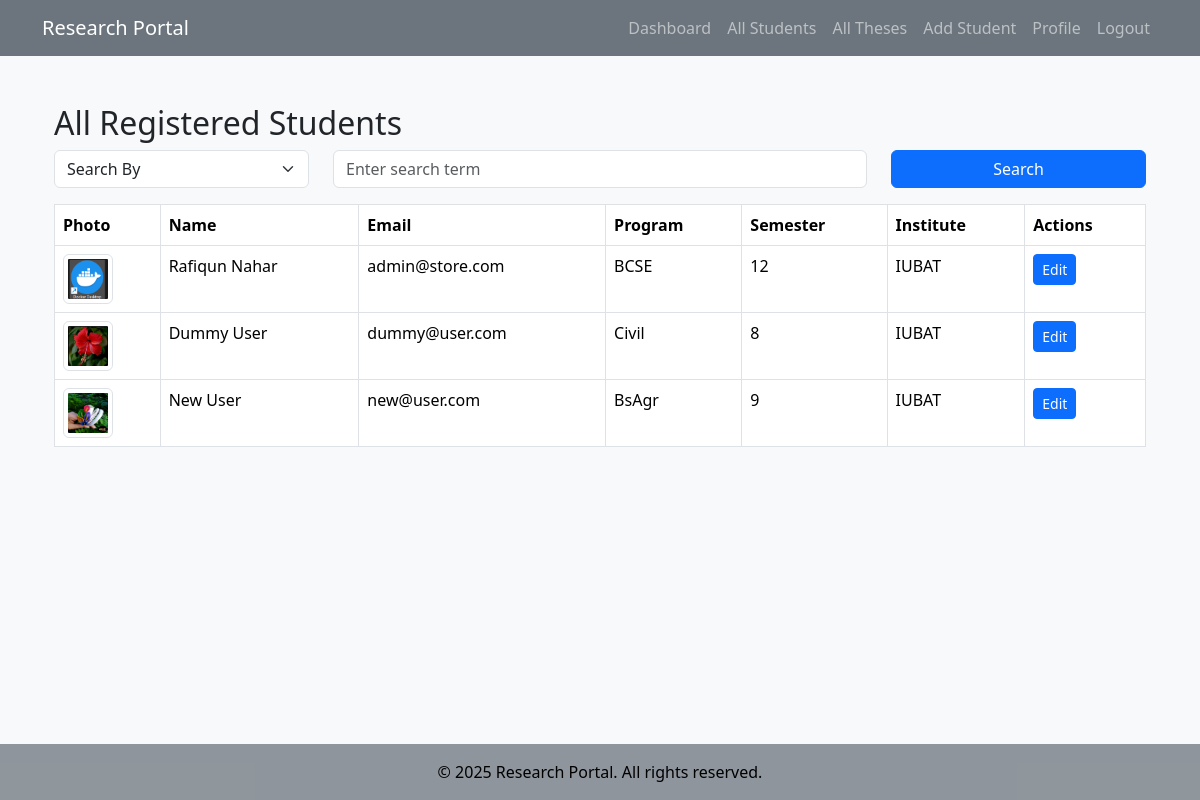
Screenshot of /research_portal/students.php (signed in) with the database file from the repository.
### tables this page shows
CREATE TABLE IF NOT EXISTS `users` (
  `id` int NOT NULL AUTO_INCREMENT,
  `first_name` varchar(50) NOT NULL,
  `last_name` varchar(50) NOT NULL,
  `email` varchar(100) NOT NULL,
  `password` varchar(255) NOT NULL,
  `city` varchar(50) DEFAULT NULL,
  `country` varchar(50) DEFAULT NULL,
  `program_name` varchar(100) DEFAULT NULL,
  `institute_name` varchar(100) DEFAULT NULL,
  `role` enum('student','faculty') NOT NULL,
  `profile_picture` varchar(255) DEFAULT NULL,
  `created_at` timestamp NULL DEFAULT CURRENT_TIMESTAMP,
  `profile_photo` varchar(255) DEFAULT NULL,
  `semester` varchar(50) DEFAULT NULL,
  `designation` varchar(100) DEFAULT NULL,
  `department` varchar(100) DEFAULT NULL,
  `registered_at` timestamp NULL DEFAULT CURRENT_TIMESTAMP,
  PRIMARY KEY (`id`),
  UNIQUE KEY `email` (`email`)
);

### research_portal/students.php (the view, shortened to what this page needs)
<?php
require_once 'includes/config.php';
include 'includes/header.php';
$search_value = $_GET['search_value'] ?? '';
$sql = "SELECT id, first_name, last_name, email, program_name, institute_name, semester, profile_photo
        FROM users
        WHERE role = 'student'";
$result = $connection->query($sql);
?>
<div class="container">
    <h2>All Registered Students</h2>
    <form method="GET" action="students.php" class="mb-3">
        <div class="row">
            <div class="col-md-3">
                <select name="search_column" class="form-select" required>
                    <option value="" disabled selected>Search By</option>
                </select>
            </div>
            <div class="col-md-6">
                <input type="text" name="search_value" class="form-control" placeholder="Enter search term" value="<?php echo htmlspecialchars($search_value); ?>" required>
            </div>
            <div class="col-md-3">
                <button type="submit" class="btn btn-primary w-100">Search</button>
            </div>
        </div>
    </form>
    <?php if ($result && $result->num_rows > 0): ?>
        <table class="table table-bordered">
            <thead>
                <tr>
                    <th>Photo</th>
                    <th>Name</th>
                    <th>Email</th>
                    <th>Program</th>
                    <th>Semester</th>
                    <th>Institute</th>
                    <th>Actions</th>
                </tr>
            </thead>
            <tbody>
                <?php while ($row = $result->fetch_assoc()): ?>
                    <tr>
                        <td>
                            <?php if (!empty($row['profile_photo'])): ?>
                                <img src="<?php echo htmlspecialchars($row['profile_photo']); ?>" alt="Profile Photo" class="img-thumbnail" style="width: 50px; height: 50px;">
                            <?php else: ?>
                                <img src="assets/uploads/profiles/default.png" alt="Default Photo" class="img-thumbnail" style="width: 50px; height: 50px;">
                            <?php endif; ?>
                        </td>
                        <td><?php echo htmlspecialchars($row['first_name'] . ' ' . $row['last_name']); ?></td>
                        <td><?php echo htmlspecialchars($row['email']); ?></td>
                        <td><?php echo htmlspecialchars($row['program_name']); ?></td>
                        <td><?php echo htmlspecialchars($row['semester'] ?? 'N/A'); ?></td>
                        <td><?php echo htmlspecialchars($row['institute_name']); ?></td>
                        <td>
                            <a href="update_student.php?id=<?php echo $row['id']; ?>" class="btn btn-primary btn-sm">Edit</a>
                        </td>
                    </tr>
                <?php endwhile; ?>
            </tbody>
        </table>
    <?php else: ?>
        <p>No students found.</p>
    <?php endif; ?>
</div>
<?php include 'includes/footer.php'; ?>

### research_portal/includes/header.php (shortened to what this page needs)
<?php
$user_role = $_SESSION['role'] ?? null;
?>
<!DOCTYPE html>
<html lang="en">
<head>
    <link rel="stylesheet" href="https://cdn.jsdelivr.net/npm/bootstrap@5.3.3/dist/css/bootstrap.min.css">
</head>
<body class="bg-light d-flex flex-column min-vh-100">
    <nav class="navbar navbar-expand-lg navbar-dark bg-secondary">
        <div class="container">
            <a class="navbar-brand" href="index.php">Research Portal</a>
            <div class="collapse navbar-collapse" id="navbarNav">
                <ul class="navbar-nav ms-auto">
                    <?php if ($user_role === 'student'): ?>
                        <li class="nav-item"><a class="nav-link" href="dashboard.php">Dashboard</a></li>
                        <li class="nav-item"><a class="nav-link" href="submit_thesis.php">Submit Thesis</a></li>
                        <li class="nav-item"><a class="nav-link" href="thesis_list.php">View Theses</a></li>
                        <li class="nav-item"><a class="nav-link" href="profile.php">Profile</a></li>
                        <li class="nav-item"><a class="nav-link" href="logout.php">Logout</a></li>
                    <?php elseif ($user_role === 'faculty'): ?>
                        <li class="nav-item"><a class="nav-link" href="dashboard.php">Dashboard</a></li>
                        <li class="nav-item"><a class="nav-link" href="students.php">All Students</a></li>
                        <li class="nav-item"><a class="nav-link" href="all_theses.php">All Theses</a></li>
                        <li class="nav-item"><a class="nav-link" href="add_student.php">Add Student</a></li>
                        <li class="nav-item"><a class="nav-link" href="profile.php">Profile</a></li>
                        <li class="nav-item"><a class="nav-link" href="logout.php">Logout</a></li>
                    <?php endif;?>
                </ul>
            </div>
        </div>
    </nav>
    <div class="container mt-5 flex-grow-1">

### research_portal/includes/footer.php (shortened to what this page needs)
</div>
    <footer class="bg-secondary text-bg-light bg-opacity-75 py-3 mt-5">
        <div class="container text-center">
            <p class="mb-0">&copy; <?php echo date('Y'); ?> Research Portal. All rights reserved.</p>
        </div>
    </footer>
</body>
</html>

### rows the page displays
users: profile_photo (picture), first_name+last_name "Rafiqun Nahar", email "admin@store.com", program_name "BCSE", semester "12", institute_name "IUBAT"
users: profile_photo (picture), first_name+last_name "Dummy User", email "dummy@user.com", program_name "Civil", semester "8", institute_name "IUBAT"
users: profile_photo (picture), first_name+last_name "New User", email "new@user.com", program_name "BsAgr", semester "9", institute_name "IUBAT"
